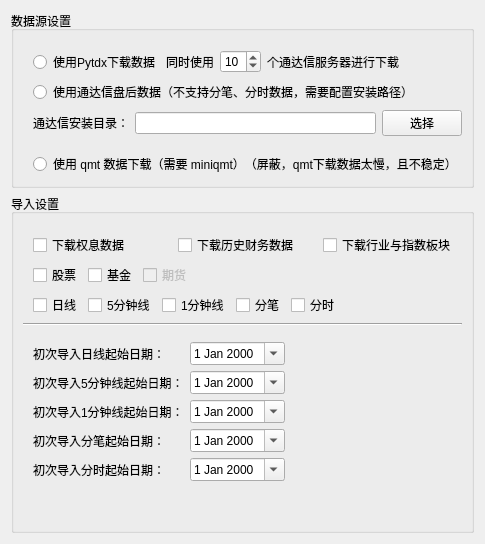
      <widget class="QWidget" name="tab_4">
       <attribute name="title">
        <string>导入设置</string>
       </attribute>
       <layout class="QVBoxLayout" name="verticalLayout_13">
        <item>
         <widget class="QGroupBox" name="groupBox_2">
          <property name="sizePolicy">
           <sizepolicy hsizetype="Preferred" vsizetype="Fixed">
            <horstretch>0</horstretch>
            <verstretch>0</verstretch>
           </sizepolicy>
          </property>
          <property name="title">
           <string>数据源设置</string>
          </property>
          <layout class="QVBoxLayout" name="verticalLayout_12">
           <item>
            <layout class="QHBoxLayout" name="horizontalLayout">
             <property name="leftMargin">
              <number>10</number>
             </property>
             <property name="topMargin">
              <number>10</number>
             </property>
             <item>
              <widget class="QRadioButton" name="pytdx_radioButton">
               <property name="enabled">
                <bool>true</bool>
               </property>
               <property name="text">
                <string>使用Pytdx下载数据</string>
               </property>
              </widget>
             </item>
             <item>
              <widget class="QLabel" name="label_16">
               <property name="text">
                <string>同时使用</string>
               </property>
               <property name="alignment">
                <set>Qt::AlignRight|Qt::AlignTrailing|Qt::AlignVCenter</set>
               </property>
              </widget>
             </item>
             <item>
              <widget class="QSpinBox" name="use_tdx_number_spinBox">
               <property name="minimum">
                <number>1</number>
               </property>
               <property name="maximum">
                <number>20</number>
               </property>
               <property name="value">
                <number>10</number>
               </property>
              </widget>
             </item>
             <item>
              <widget class="QLabel" name="label_17">
               <property name="text">
                <string>个通达信服务器进行下载</string>
               </property>
              </widget>
             </item>
             <item>
              <spacer name="horizontalSpacer_13">
               <property name="orientation">
                <enum>Qt::Horizontal</enum>
               </property>
               <property name="sizeHint" stdset="0">
                <size>
                 <width>40</width>
                 <height>20</height>
                </size>
               </property>
              </spacer>
             </item>
            </layout>
           </item>
           <item>
            <layout class="QHBoxLayout" name="horizontalLayout_5">
             <property name="leftMargin">
              <number>10</number>
             </property>
             <property name="topMargin">
              <number>0</number>
             </property>
             <item>
              <widget class="QRadioButton" name="tdx_radioButton">
               <property name="text">
                <string>使用通达信盘后数据（不支持分笔、分时数据，需要配置安装路径）</string>
               </property>
              </widget>
             </item>
            </layout>
           </item>
           <item>
            <layout class="QGridLayout" name="gridLayout_2" columnstretch="0,0,0,0">
             <property name="leftMargin">
              <number>10</number>
             </property>
             <property name="bottomMargin">
              <number>10</number>
             </property>
             <item row="0" column="3">
              <widget class="QPushButton" name="select_tdx_dir_pushButton">
               <property name="sizePolicy">
                <sizepolicy hsizetype="Preferred" vsizetype="Fixed">
                 <horstretch>0</horstretch>
                 <verstretch>0</verstretch>
                </sizepolicy>
               </property>
               <property name="text">
                <string>选择</string>
               </property>
              </widget>
             </item>
             <item row="0" column="0">
              <widget class="QLabel" name="label_2">
               <property name="text">
                <string>通达信安装目录：</string>
               </property>
              </widget>
             </item>
             <item row="0" column="1" colspan="2">
              <widget class="QLineEdit" name="tdx_dir_lineEdit">
               <property name="sizePolicy">
                <sizepolicy hsizetype="Expanding" vsizetype="Fixed">
                 <horstretch>1</horstretch>
                 <verstretch>0</verstretch>
                </sizepolicy>
               </property>
              </widget>
             </item>
            </layout>
           </item>
           <item>
            <layout class="QHBoxLayout" name="horizontalLayout_24">
             <property name="leftMargin">
              <number>10</number>
             </property>
             <property name="topMargin">
              <number>0</number>
             </property>
             <item>
              <widget class="QRadioButton" name="qmt_radioButton">
               <property name="text">
                <string>使用 qmt 数据下载（需要 miniqmt）（屏蔽，qmt下载数据太慢，且不稳定）</string>
               </property>
              </widget>
             </item>
            </layout>
           </item>
          </layout>
         </widget>
        </item>
        <item>
         <widget class="QGroupBox" name="groupBox_7">
          <property name="title">
           <string>导入设置</string>
          </property>
          <layout class="QVBoxLayout" name="verticalLayout_11">
           <item>
            <layout class="QHBoxLayout" name="horizontalLayout_4">
             <property name="leftMargin">
              <number>10</number>
             </property>
             <property name="topMargin">
              <number>10</number>
             </property>
             <item>
              <widget class="QCheckBox" name="import_weight_checkBox">
               <property name="text">
                <string>下载权息数据</string>
               </property>
              </widget>
             </item>
             <item>
              <widget class="QCheckBox" name="import_history_finance_checkBox">
               <property name="text">
                <string>下载历史财务数据</string>
               </property>
              </widget>
             </item>
             <item>
              <widget class="QCheckBox" name="import_block_checkBox">
               <property name="text">
                <string>下载行业与指数板块</string>
               </property>
              </widget>
             </item>
            </layout>
           </item>
           <item>
            <layout class="QHBoxLayout" name="horizontalLayout_3">
             <property name="leftMargin">
              <number>10</number>
             </property>
             <item>
              <widget class="QCheckBox" name="import_stock_checkBox">
               <property name="text">
                <string>股票</string>
               </property>
              </widget>
             </item>
             <item>
              <widget class="QCheckBox" name="import_fund_checkBox">
               <property name="text">
                <string>基金</string>
               </property>
              </widget>
             </item>
             <item>
              <widget class="QCheckBox" name="import_future_checkBox">
               <property name="enabled">
                <bool>false</bool>
               </property>
               <property name="text">
                <string>期货</string>
               </property>
              </widget>
             </item>
             <item>
              <spacer name="horizontalSpacer_11">
               <property name="orientation">
                <enum>Qt::Horizontal</enum>
               </property>
               <property name="sizeHint" stdset="0">
                <size>
                 <width>40</width>
                 <height>20</height>
                </size>
               </property>
              </spacer>
             </item>
            </layout>
           </item>
           <item>
            <layout class="QHBoxLayout" name="horizontalLayout_2">
             <property name="leftMargin">
              <number>10</number>
             </property>
             <item>
              <widget class="QCheckBox" name="import_day_checkBox">
               <property name="text">
                <string>日线</string>
               </property>
              </widget>
             </item>
             <item>
              <widget class="QCheckBox" name="import_min5_checkBox">
               <property name="text">
                <string>5分钟线</string>
               </property>
              </widget>
             </item>
             <item>
              <widget class="QCheckBox" name="import_min_checkBox">
               <property name="text">
                <string>1分钟线</string>
               </property>
              </widget>
             </item>
             <item>
              <widget class="QCheckBox" name="import_trans_checkBox">
               <property name="enabled">
                <bool>true</bool>
               </property>
               <property name="text">
                <string>分笔</string>
               </property>
              </widget>
             </item>
             <item>
              <widget class="QCheckBox" name="import_time_checkBox">
               <property name="enabled">
                <bool>true</bool>
               </property>
               <property name="text">
                <string>分时</string>
               </property>
              </widget>
             </item>
             <item>
              <spacer name="horizontalSpacer_12">
               <property name="orientation">
                <enum>Qt::Horizontal</enum>
               </property>
               <property name="sizeHint" stdset="0">
                <size>
                 <width>40</width>
                 <height>20</height>
                </size>
               </property>
              </spacer>
             </item>
            </layout>
           </item>
           <item>
            <widget class="Line" name="line">
             <property name="orientation">
              <enum>Qt::Horizontal</enum>
             </property>
            </widget>
           </item>
           <item>
            <layout class="QGridLayout" name="gridLayout_4">
             <property name="leftMargin">
              <number>10</number>
             </property>
             <property name="topMargin">
              <number>10</number>
             </property>
             <item row="4" column="0">
              <widget class="QLabel" name="label_7">
               <property name="text">
                <string>初次导入分时起始日期：</string>
               </property>
              </widget>
             </item>
             <item row="3" column="0">
              <widget class="QLabel" name="label_6">
               <property name="text">
                <string>初次导入分笔起始日期：</string>
               </property>
              </widget>
             </item>
             <item row="1" column="1">
              <widget class="QDateEdit" name="min5_start_dateEdit">
               <property name="minimumDateTime">
                <datetime>
                 <hour>8</hour>
                 <minute>0</minute>
                 <second>0</second>
                 <year>1989</year>
                 <month>12</month>
                 <day>21</day>
                </datetime>
               </property>
               <property name="calendarPopup">
                <bool>true</bool>
               </property>
              </widget>
             </item>
             <item row="2" column="1">
              <widget class="QDateEdit" name="min_start_dateEdit">
               <property name="calendarPopup">
                <bool>true</bool>
               </property>
              </widget>
             </item>
             <item row="0" column="0">
              <widget class="QLabel" name="label_3">
               <property name="text">
                <string>初次导入日线起始日期：</string>
               </property>
              </widget>
             </item>
             <item row="1" column="0">
              <widget class="QLabel" name="label_10">
               <property name="text">
                <string>初次导入5分钟线起始日期：</string>
               </property>
              </widget>
             </item>
             <item row="2" column="0">
              <widget class="QLabel" name="label_15">
               <property name="text">
                <string>初次导入1分钟线起始日期：</string>
               </property>
              </widget>
             </item>
             <item row="3" column="1">
              <widget class="QDateEdit" name="trans_start_dateEdit">
               <property name="calendarPopup">
                <bool>true</bool>
               </property>
              </widget>
             </item>
             <item row="0" column="1">
              <widget class="QDateEdit" name="day_start_dateEdit">
               <property name="minimumDateTime">
                <datetime>
                 <hour>8</hour>
                 <minute>0</minute>
                 <second>0</second>
                 <year>1989</year>
                 <month>12</month>
                 <day>21</day>
                </datetime>
               </property>
               <property name="calendarPopup">
                <bool>true</bool>
               </property>
              </widget>
             </item>
             <item row="4" column="1">
              <widget class="QDateEdit" name="time_start_dateEdit">
               <property name="calendarPopup">
                <bool>true</bool>
               </property>
              </widget>
             </item>
             <item row="1" column="2">
              <spacer name="horizontalSpacer_9">
               <property name="orientation">
                <enum>Qt::Horizontal</enum>
               </property>
               <property name="sizeHint" stdset="0">
                <size>
                 <width>40</width>
                 <height>20</height>
                </size>
               </property>
              </spacer>
             </item>
            </layout>
           </item>
           <item>
            <spacer name="verticalSpacer_16">
             <property name="orientation">
              <enum>Qt::Vertical</enum>
             </property>
             <property name="sizeHint" stdset="0">
              <size>
               <width>20</width>
               <height>40</height>
              </size>
             </property>
            </spacer>
           </item>
          </layout>
         </widget>
        </item>
       </layout>
      </widget>
